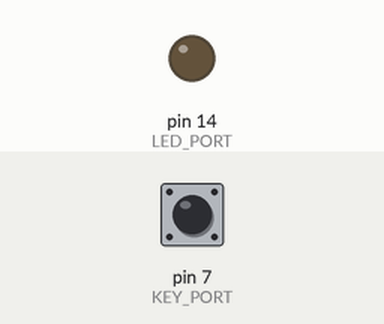
A sketch run on a simulated Arduino Mega 2560, built with avr-gcc and run on an emulated ATmega2560. On the bench: output pins drawn as LEDs (lit = HIGH). Inputs (shaded band) come from the test bench; at power-on: pin 7 (KEY_PORT) LOW.

Above: at 1.2 s.
1.3 s: pin 7 (KEY_PORT) pulled HIGH for 0.15 s
At 1.37 s:
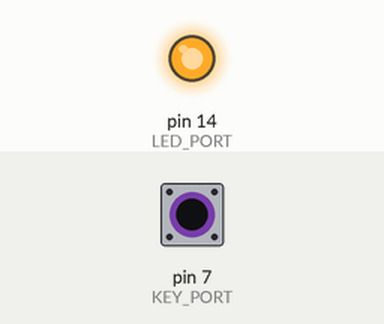
2.9 s: pin 7 (KEY_PORT) pulled HIGH for 3.2 s
At 6.4 s:
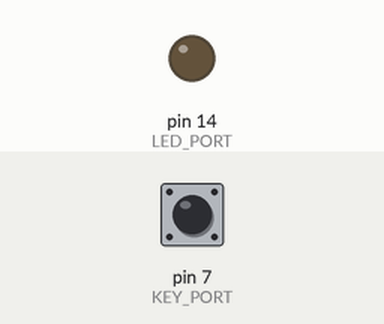
Timing chart, 0 to 7.9 s (numbered marks = the images above; inputs shaded):
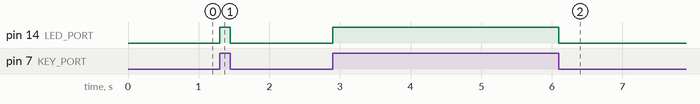

Measured:
- after the input at 1.3 s, pin 14 (LED_PORT): LOW → HIGH at once, → LOW 0.15 s later
- after the input at 2.9 s, pin 14 (LED_PORT): LOW → HIGH at once, → LOW 3.2 s later

The sketch:

Simple.ino
```cpp
/**
 * Key connected to PH4 (Arduino Mega Pin 7) with external pull up
 * LED connected to PJ1 (Arduino Mega Pin 14
 */
const int KEY_PORT = 7;
const int LED_PORT = 14;


void setup() {
  pinMode(14, OUTPUT);
}


void loop() {
  int s = digitalRead(KEY_PORT);
  digitalWrite(LED_PORT, s);
}
```
